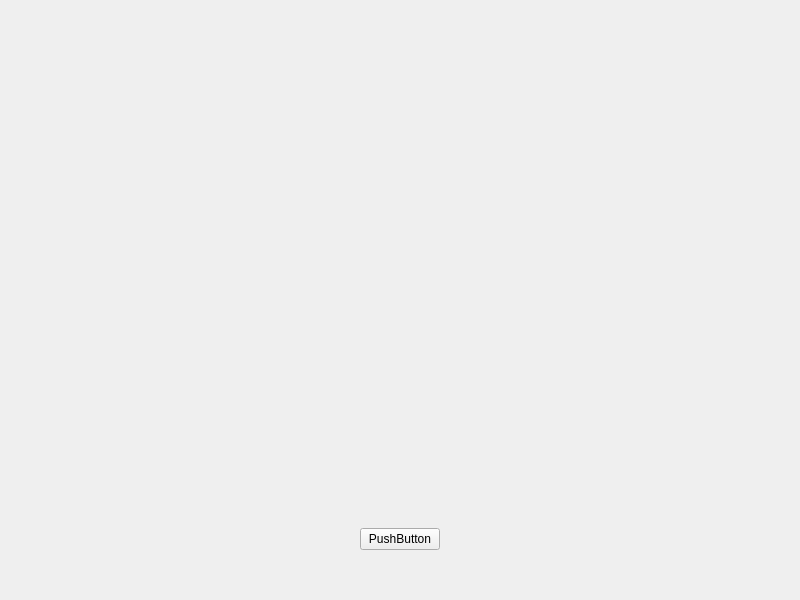
<?xml version="1.0" encoding="UTF-8"?>
<ui version="4.0">
 <class>DetailResume</class>
 <widget class="QWidget" name="DetailResume">
  <property name="geometry">
   <rect>
    <x>0</x>
    <y>0</y>
    <width>800</width>
    <height>600</height>
   </rect>
  </property>
  <property name="windowTitle">
   <string>Widget</string>
  </property>
  <layout class="QGridLayout" name="gridLayout">
   <property name="leftMargin">
    <number>50</number>
   </property>
   <property name="topMargin">
    <number>50</number>
   </property>
   <property name="rightMargin">
    <number>50</number>
   </property>
   <property name="bottomMargin">
    <number>50</number>
   </property>
   <item row="0" column="0" colspan="3">
    <widget class="QWidget" name="innerDetailResume" native="true">
     <property name="minimumSize">
      <size>
       <width>120</width>
       <height>241</height>
      </size>
     </property>
    </widget>
   </item>
   <item row="1" column="0">
    <spacer name="horizontalSpacer">
     <property name="orientation">
      <enum>Qt::Horizontal</enum>
     </property>
     <property name="sizeHint" stdset="0">
      <size>
       <width>303</width>
       <height>20</height>
      </size>
     </property>
    </spacer>
   </item>
   <item row="1" column="1">
    <widget class="QPushButton" name="pushButton">
     <property name="text">
      <string>PushButton</string>
     </property>
    </widget>
   </item>
   <item row="1" column="2">
    <spacer name="horizontalSpacer_2">
     <property name="orientation">
      <enum>Qt::Horizontal</enum>
     </property>
     <property name="sizeHint" stdset="0">
      <size>
       <width>303</width>
       <height>20</height>
      </size>
     </property>
    </spacer>
   </item>
  </layout>
 </widget>
 <resources/>
 <connections/>
</ui>
